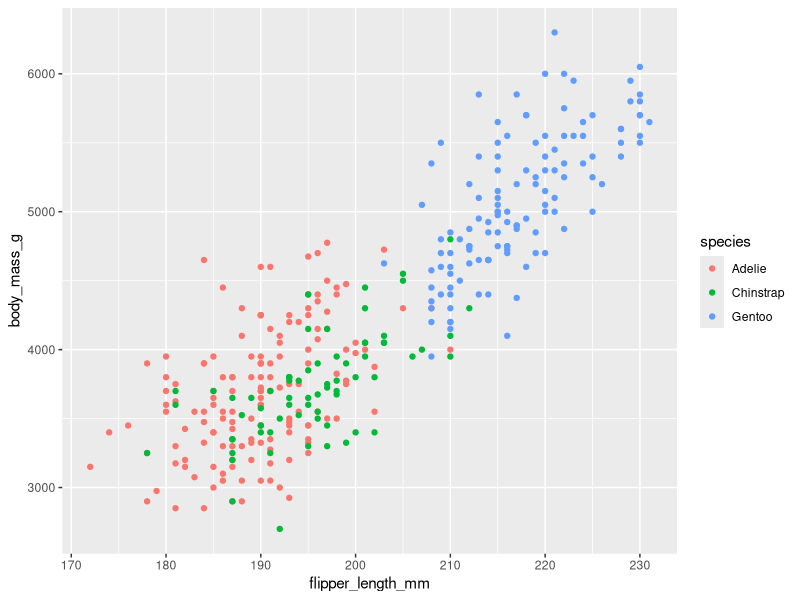
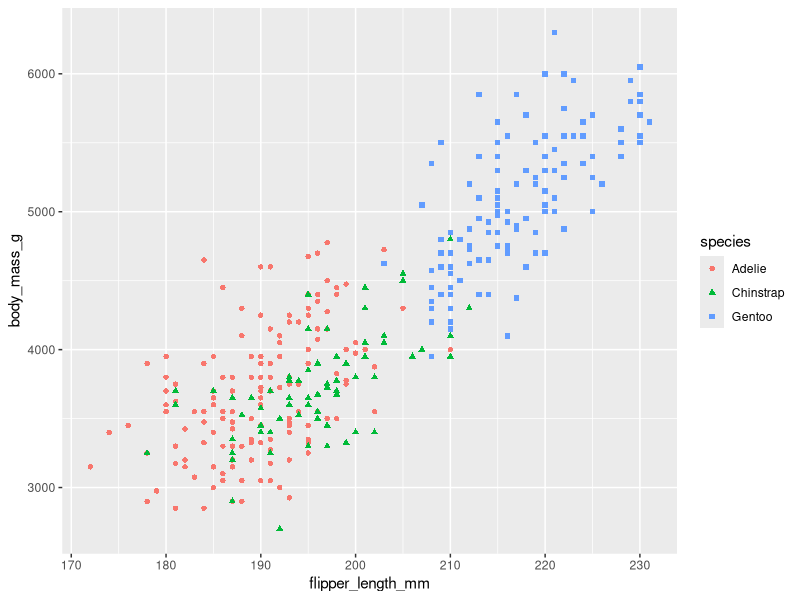
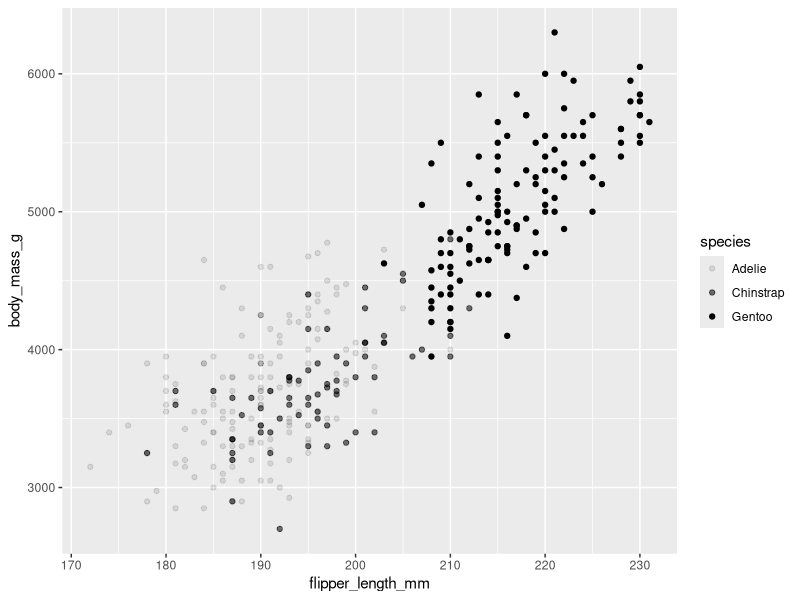
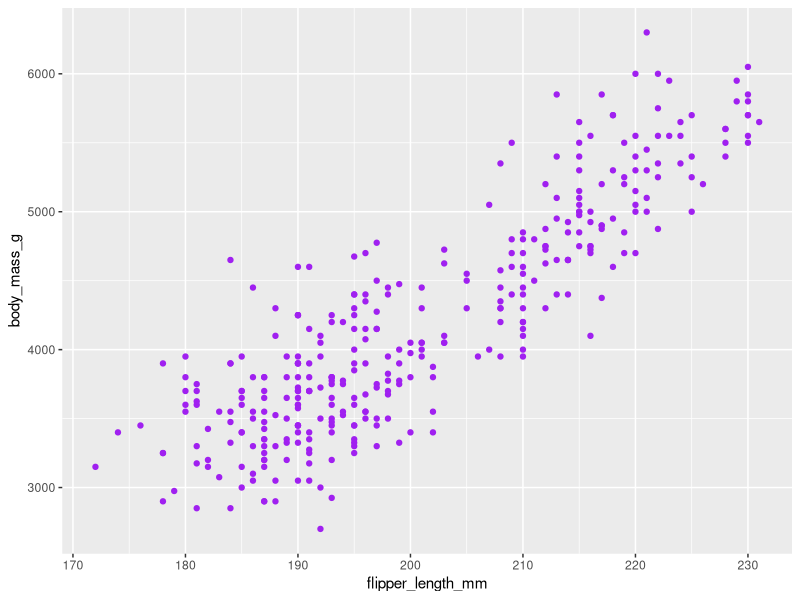

Write the R code that produced these figures, in order.
install.packages("ggplot2")
library(ggplot2)
library(palmerpenguins)
ggplot(data = penguins) +
  geom_point(mapping = (aes(x = flipper_length_mm, y = body_mass_g, color = species)))
#shape aes
ggplot(data = penguins) +
  geom_point(mapping = (aes(x = flipper_length_mm, y = body_mass_g, color = species, shape = species)))

#alpha aes
ggplot(data = penguins) +
  geom_point(mapping = (aes(x = flipper_length_mm, y = body_mass_g, alpha = species)))

#fixing one color to all species
ggplot(data = penguins)+
  geom_point(mapping=aes(x =flipper_length_mm, y=body_mass_g), color="purple")

             